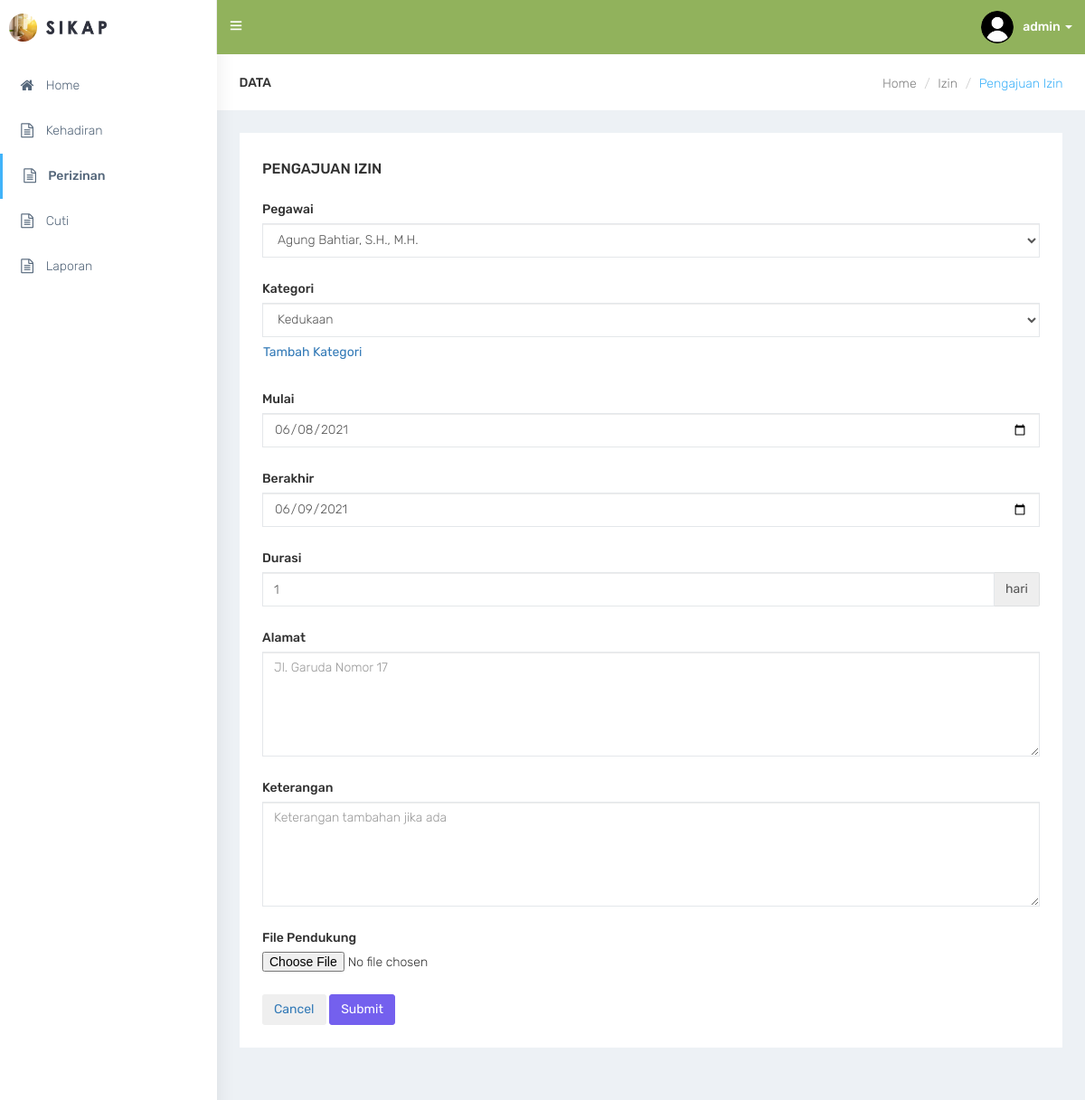
Screenshot of /izin-add (signed in) with the database file from the repository.
### tables this page shows
CREATE TABLE `user` (
  `us_id` int(11) NOT NULL,
  `ac_id` int(11) NOT NULL,
  `us_username` varchar(30) NOT NULL,
  `us_password` varchar(100) NOT NULL,
  `us_photo` varchar(100) NOT NULL,
  `us_email` varchar(30) NOT NULL
);

### izin-add.php (the view, shortened to what this page needs)
<?php
    $stmt = $conn->prepare("SELECT pe_id,pe_nama from pegawai ORDER BY pe_nama ASC");
    $stmt->execute();
    $pegawai = $stmt->fetchAll(PDO::FETCH_ASSOC);
    $stmt = $conn->prepare("SELECT * from jenis_izin ORDER BY id DESC");
    $stmt->execute();
    $kategori = $stmt->fetchAll(PDO::FETCH_ASSOC);
?>
<div id="page-wrapper">
    <div class="container-fluid">
        <div class="row bg-title">
            <div class="col-lg-3 col-md-4 col-sm-4 col-xs-12">
                <h4 class="page-title">Data</h4>
            </div>
            <div class="col-lg-9 col-sm-8 col-md-8 col-xs-12">
                <ol class="breadcrumb">
                    <li><a href="index">Home</a></li>
                    <li><a href="izin">Izin</a></li>
                    <li class="active">Pengajuan Izin</li>
                </ol>
            </div>
        </div>
        <div class="row">
            <div class="col-sm-12">
                <div class="white-box">
                    <h3 class="box-title m-b-0">Pengajuan Izin</h3><br>
                    <div class="row">
                        <div class="col-sm-12 col-xs-12">
                                <form id="form-addizin" class="form card-body" action="api" method="post">
                                    <div class="form-group">
                                        <label>Pegawai</label>
                                        <select class="form-control" id="pegawai" name="pegawai">
                                            <?php foreach($pegawai as $row) { ?>
                                                <option value="<?php echo $row['pe_id']; ?>"><?php echo $row['pe_nama']; ?></option>
                                            <?php } ?>
                                        </select>
                                    </div>
                                    <div class="form-group">
                                        <label>Kategori</label>
                                        <select class="form-control" id="izin_id" name="izin_id">
                                            <?php foreach($kategori as $row) { ?>
                                                <option value="<?php echo $row['id']; ?>"><?php echo $row['izin_val']; ?></option>
                                            <?php } ?>
                                        </select>
                                        <button type="button" class="btn btn-link" aria-label="Left Align" style="padding-left: 0;" data-toggle="modal" data-target="#tambahkategori">Tambah Kategori</button>
                                    </div>
                                    <div class="form-group">
                                        <label for="exampleInputEmail1">Mulai</label>
                                        <input type="date" class="form-control" id="mulai" name="mulai" value="<?php echo date('Y-m-d'); ?>">
                                    </div>
                                    <div class="form-group">
                                        <label for="exampleInputEmail1">Berakhir</label>
                                        <input type="date" class="form-control" id="berakhir" name="berakhir" value="<?php $tomorrow = new DateTime('tomorrow'); echo $tomorrow->format('Y-m-d') ?>">
                                    </div>
                                    <div class="form-group">
                                        <label for="exampleInputEmail1">Durasi</label>
                                        <div class="input-group mb-3">
                                            <input type="number" class="form-control" id="durasi" name="durasi" value="1">
                                            <span class="input-group-addon">hari</span>
                                        </div>
                                    </div>
                                    <div class="form-group">
                                        <label for="exampleInputEmail1">Alamat</label>
                                        <textarea rows="5" class="form-control" id="alamat" name="alamat" placeholder="Jl. Garuda Nomor 17"></textarea>
                                    </div>
                                    <div class="form-group">
                                        <label for="exampleInputEmail1">Keterangan</label>
                                        <textarea rows="5" class="form-control" id="keterangan" name="keterangan" placeholder="Keterangan tambahan jika ada"></textarea>
                                    </div>
                                    <div class="form-group">
                                        <label for="exampleInputFile">File Pendukung</label>
                                        <input type="file" id="filependukung" name="pendukung">
                                    </div>
                                    <a href="izin"><button type="button" class="btn btn-secondary">Cancel</button></a>
                                    <button type="submit" class="btn btn-primary">Submit</button>
                                </form>
                        </div>
                    </div>
                </div>
            </div>
        </div>
    </div>
</div>

### lib/lib-topbar.php (shortened to what this page needs)
   <nav class="navbar navbar-default navbar-static-top m-b-0">
       <div class="navbar-header" style="background: #91b25c;">
           <div class="top-left-part">
               <a class="logo" href="index">
                   <b>
                   <img src="images/admin-lg.png" alt="home" class="light-logo" style="max-height: 31px;" /></b>
                   <span class="hidden-xs">
                   <img src="images/admin-tx.png" alt="home" class="light-logo" style="max-height: 15px;" /></span>
               </a>
           </div>
           <ul class="nav navbar-top-links navbar-left">
               <li><a href="javascript:void(0)" class="open-close waves-effect waves-light"><i class="ti-menu"></i></a></li>
           </ul>
           <?php
require_once(__DIR__.'/config.php');
$id = $_SESSION['id'];
               $sql = "SELECT * FROM user JOIN access_control USING(ac_id) WHERE us_id='$id'";
               $query = $conn->query($sql);
               $data = $query->fetch(PDO::FETCH_OBJ);
           ?>
           <ul class="nav navbar-top-links navbar-right pull-right">
               <li class="dropdown">
                   <a class="dropdown-toggle profile-pic" data-toggle="dropdown" href="#"> <img src="images/user/<?php echo $data->us_photo;?>" alt="user-img" width="36" class="img-circle"><b class="hidden-xs"><?php echo $data->us_username;?> </b><span class="caret"></span> </a>
               </li>
           </ul>
       </div>
   </nav>

### css/default.css (style rules this page uses)
body { background: #fff; }
.top-left-part { background: #fff; }
.top-left-part .light-logo { display: inline-block; }
.navbar-header { background: #2f323e; }
.navbar-top-links > li > a { color: #ffffff; }
.bg-title .breadcrumb .active { color: #41b3f9; }

### rows the page displays
user: us_photo (picture), us_username "admin"

### other values shown
form field pegawai "Agung Bahtiar, S.H., M.H."
form field izin_id "Kedukaan"
